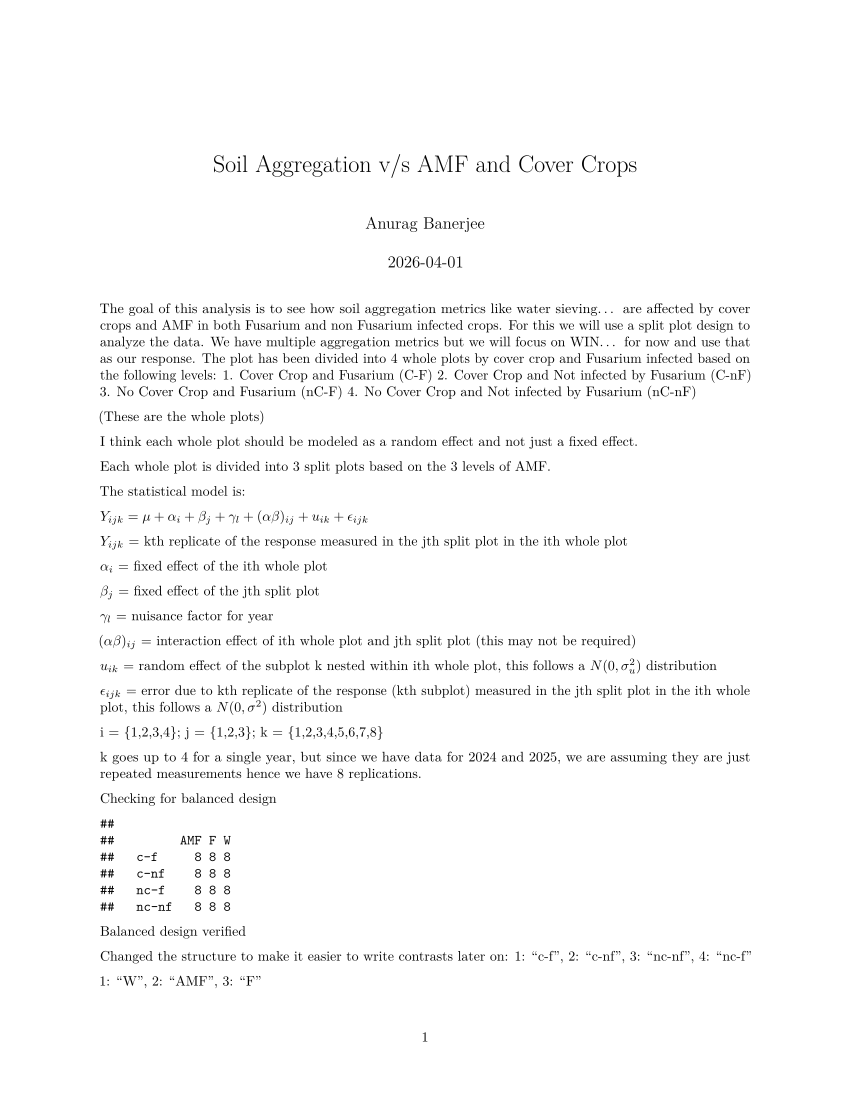

Source code (R):
#' ---
#' title: "Soil Aggregation v/s AMF and Cover Crops"
#' author: "Anurag Banerjee"
#' date: "2026-04-01"
#' output: pdf_document
#' ---
#' 
## ----setup, include=FALSE---------------------------------------------------------------------------------------
knitr::opts_chunk$set(echo = TRUE, warning = FALSE, message = FALSE)

#' 
#' 
## ----echo = FALSE, include=FALSE--------------------------------------------------------------------------------
library(readxl)
library(dplyr)
library(tidyr)
library(tidyverse)
library(ggplot2)
library(lme4)
library(lmerTest)
library(emmeans)

#' 
#' 
#' The goal of this analysis is to see how soil aggregation metrics like water sieving... are affected by cover crops and AMF in both Fusarium and non Fusarium infected crops. For this we will use a split plot design to analyze the data. We have multiple aggregation metrics but we will focus on WIN... for now and use that as our response. The plot has been divided into 4 whole plots by cover crop and Fusarium infected based on the following levels:
#' 1. Cover Crop and Fusarium (C-F)
#' 2. Cover Crop and Not infected by Fusarium (C-nF)
#' 3. No Cover Crop and Fusarium (nC-F)
#' 4. No Cover Crop and Not infected by Fusarium (nC-nF)
#' 
#' (These are the whole plots)
#' 
#' I think each whole plot should be modeled as a random effect and not just a fixed effect.
#' 
#' Each whole plot is divided into 3 split plots based on the 3 levels of AMF.
#' 
#' The statistical model is:
#' 
#' $Y_{ijk} = \mu + \alpha_i + \beta_j + \gamma_l + (\alpha\beta)_{ij} + u_{ik} + \epsilon_{ijk}$
#' 
#' $Y_{ijk}$ = kth replicate of the response measured in the jth split plot in the ith whole plot
#' 
#' $\alpha_i$ = fixed effect of the ith whole plot
#' 
#' $\beta_j$ = fixed effect of the jth split plot
#' 
#' $\gamma_l$ = nuisance factor for year
#' 
#' $(\alpha\beta)_{ij}$ = interaction effect of ith whole plot and jth split plot (this may not be required)
#' 
#' $u_{ik}$ = random effect of the subplot k nested within ith whole plot, this follows a $N(0, \sigma_u^2)$ distribution
#' 
#' $\epsilon_{ijk}$ = error due to kth replicate of the response (kth subplot) measured in the jth split plot in the ith whole plot, this follows a $N(0, \sigma^2)$ distribution
#' 
#' i = {1,2,3,4}; j = {1,2,3}; k = {1,2,3,4,5,6,7,8}
#' 
#' k goes up to 4 for a single year, but since we have data for 2024 and 2025, we are assuming they are just repeated measurements hence we have 8 replications.
#' 
#' 
## ----echo = FALSE, include=FALSE--------------------------------------------------------------------------------
df <- read_excel("WSA NIFA.2_with_descriptive_analysis.xlsx", sheet = "Compiled Data")
head(df)

#' 
## ----echo = FALSE, include=FALSE--------------------------------------------------------------------------------
colnames(df)[colnames(df) == "Management Type"] = "Whole_Plot"
colnames(df)[colnames(df) == "Plot No."] = "Plot_No"


#' 
## ----echo = FALSE, include=FALSE--------------------------------------------------------------------------------
df <- df %>% mutate(Whole_Plot = str_replace_all(Whole_Plot, "C-nf", "c-nf"))


#' 
#' Checking for balanced design
## ----echo = FALSE-----------------------------------------------------------------------------------------------
table(df$Whole_Plot, df$Treatment)

#' Balanced design verified
#' 
#' Changed the structure to make it easier to write contrasts later on:
#' 1: "c-f", 2: "c-nf", 3: "nc-nf", 4: "nc-f"
#' 
#' 1: "W", 2: "AMF", 3: "F"
#' 
## ----echo = FALSE, include=FALSE--------------------------------------------------------------------------------
df <- df %>% mutate(
  Year = factor(Year),
  Plot_No = factor(Plot_No),
  Whole_Plot = factor(Whole_Plot, levels = c("c-f", "c-nf", "nc-nf", "nc-f")),
  Treatment = factor((Treatment), levels = c("W", "AMF", "F")))

#' 
#' 
#' 
## ---------------------------------------------------------------------------------------------------------------
df_model <- df[complete.cases(df[,-4]),]
model <- lmer(WSA ~ Whole_Plot * Treatment + Year + (1|Plot_No), data = df_model)
summary(model)

#' 
#' 
#' Cell means:
#' $\mu = (\mu_{11}, \mu_{12}, \mu_{13}, \mu_{14}, \mu_{21}, \mu_{22}, \mu_{23}, \mu_{24}, \mu_{31}, \mu_{32}, \mu_{33}, \mu_{34}, \mu_{41}, \mu_{42}, \mu_{43}, \mu_{44})^T$
#' 
#' If C is a vector of contrasts, and $\mu$ is the vector of cell means, we write contrasts in the form of $c\mu$, s.t. this linear function of $\mu$ is estimable.
#' 
#' In Fusarium and non-Fusarium infected crops we will compare the joint effects of AMF and Cover crop separately, i.e. one set of contrasts for infected and one set for non-infected:
#' 
#' (We are seeing if there's a difference since we wanna see the change in joint or interaction effects of AMF and cover crops)
#' 
#' 1. Test the difference in AMF - placebo (W) for cover crop and Fusarium and AMF - placebo (W) for no cover crop in Fusarium, i.e. 
#' \newline
#' $H_0: \frac{\mu_{12}-\mu_{11}}{2} - \frac{\mu_{42}-\mu_{41}}{2} = 0$
#' 
#' This contrast is AMF vs W in Fusarium, averaged over cover crop
#' 
#' $H_a: \frac{\mu_{12}-\mu_{11}}{2} - \frac{\mu_{42}-\mu_{41}}{2} \neq 0$
#' 
## ---------------------------------------------------------------------------------------------------------------
emm <- emmeans(model, ~ Whole_Plot * Treatment)
joint_contrast <- contrast(
  emm,
  method = list(
    "Does cover crop modify the AMF vs W effect under Fusarium?" =
      c(-1, 1, 0,
         0, 0, 0,
         0, 0, 0,
        1, -1, 0) / 2
  )
)

summary(joint_contrast, infer = TRUE)

#' 
#' 2. AMF v/s F w.r.t cover crop in Fusarium infected:
#' 
#' $H_0: \frac{\mu_{12}-\mu_{13}}{2} - \frac{\mu_{42}-\mu_{43}}{2} = 0$
#' 
#' This contrast is AMF vs W in Fusarium, averaged over cover crop
#' 
#' $H_a: \frac{\mu_{12}-\mu_{13}}{2} - \frac{\mu_{42}-\mu_{43}}{2} \neq 0$
## ---------------------------------------------------------------------------------------------------------------
emm <- emmeans(model, ~ Whole_Plot * Treatment)
joint_contrast <- contrast(
  emm,
  method = list(
    "Does cover crop modify the AMF vs F effect under Fusarium?" =
      c(0, 1, -1,
         0, 0, 0,
         0, 0, 0,
        0, -1, 1) / 2
  )
)

summary(joint_contrast, infer = TRUE)

#' 
#' 
#' 3. AMF v/s average of F and W in Fusarium infected crops
#' 
#' $H_0: \frac{\mu_{12}-\frac{\mu_{11}+\mu_{13}}{2}}{2} - \frac{\mu_{42}-\frac{\mu_{41}+\mu_{43}}{2}}{2} = 0$
#' 
#' $H_a: \frac{\mu_{12}-\frac{\mu_{11}+\mu_{13}}{2}}{2} - \frac{\mu_{42}-\frac{\mu_{41}+\mu_{43}}{2}}{2} \neq 0$
#' 
#' This contrast is AMF - average of F and W
#' 
## ---------------------------------------------------------------------------------------------------------------
emm <- emmeans(model, ~ Whole_Plot * Treatment)
joint_contrast_amf_f_w <-contrast(
  emm,
  method = list(
    "Does cover crop modify the AMF vs average(F, W) effect under Fusarium?" =
      c(-1/2, 1, -1/2,
         0,   0,  0,
         0,   0,  0,
         1/2, -1, 1/2)
  )
)


summary(joint_contrast_amf_f_w, infer = TRUE)

#' 
#' 
#' 
#' 4. Test the difference in AMF - placebo (W) for cover crop and Fusarium and AMF - placebo (W) for no cover crop in non-Fusarium, i.e. 
#' 
#' $H_0: \frac{\mu_{22}-\mu_{21}}{2} - \frac{\mu_{32}-\mu_{31}}{2} = 0$
#' 
#' This contrast is AMF vs W in Fusarium, averaged over cover crop
#' 
#' $H_a: \frac{\mu_{22}-\mu_{21}}{2} - \frac{\mu_{32}-\mu_{31}}{2} \neq 0$
#' 
## ---------------------------------------------------------------------------------------------------------------
emm <- emmeans(model, ~ Whole_Plot * Treatment)
joint_contrast <- contrast(
  emm,
  method = list(
    "Does cover crop modify the AMF vs W effect under non-Fusarium infected?" =
      c(0, 0, 0,
         -1, 1, 0,
         1, -1, 0,
        0, 0, 0) / 2
  )
)

summary(joint_contrast, infer = TRUE)

#' 
#' 
#' 5. AMF v/s F w.r.t cover crop in non-Fusarium infected:
#' 
#' $H_0: \frac{\mu_{22}-\mu_{23}}{2} - \frac{\mu_{32}-\mu_{33}}{2} = 0$
#' 
#' This contrast is AMF vs W in non-Fusarium, averaged over cover crop
#' 
#' $H_a: \frac{\mu_{22}-\mu_{23}}{2} - \frac{\mu_{32}-\mu_{33}}{2} \neq 0$
## ---------------------------------------------------------------------------------------------------------------
emm <- emmeans(model, ~ Whole_Plot * Treatment)
joint_contrast <- contrast(
  emm,
  method = list(
    "Does cover crop modify the AMF vs F effect under non-Fusarium?" =
      c(0, 0, 0,
        0, 1, -1,
        0, -1, 1,
        0, 0, 0) / 2
  )
)

summary(joint_contrast, infer = TRUE)

#' 
#' 
#' 6. AMF v/s average of F and W in non-Fusarium infected crops:
#' 
#' $H_0: \frac{\mu_{22}-\frac{\mu_{21}+\mu_{23}}{2}}{2} - \frac{\mu_{32}-\frac{\mu_{31}+\mu_{33}}{2}}{2} = 0$
#' 
#' $H_a: \frac{\mu_{22}-\frac{\mu_{21}+\mu_{23}}{2}}{2} - \frac{\mu_{32}-\frac{\mu_{31}+\mu_{33}}{2}}{2} \neq 0$
#' 
#' This contrast is AMF - average of F and W
#' 
## ---------------------------------------------------------------------------------------------------------------
emm <- emmeans(model, ~ Whole_Plot * Treatment)
joint_contrast_amf_f_w <-contrast(
  emm,
  method = list(
    "Does cover crop modify the AMF vs average(F, W) effect under Fusarium?" =
      c(0, 0, 0,
        -1/2, 1, -1/2,
         1/2, -1, 1/2,
        0, 0, 0)
  )
)


summary(joint_contrast_amf_f_w, infer = TRUE)
